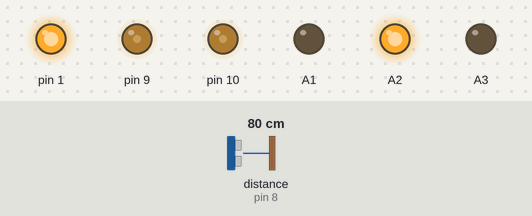
This sketch was run on a simulated Arduino Uno, built with avr-gcc and run on an emulated ATmega328P. Shown: output pins drawn as LEDs (lit = HIGH). Wiring (inferred from the names in the program): ultrasonic range finder: trigger pin 7; echo pin 8. Dashed ring = blinking. The test bench sets the inputs (shaded band); at power-on: distance to the obstacle (sensor on pin 8) 80 cm. The echo pulse lasts 58.3 µs per cm; pins used as bus, display or sensor lines are not drawn.

Above: at 1.2 s.
1.3 s: distance to the obstacle (sensor on pin 8) set to 6 cm
2.8 s: distance to the obstacle (sensor on pin 8) set to 3 cm
At 4.1 s:
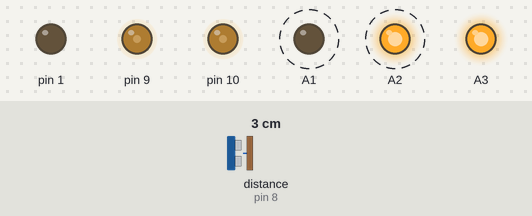
5.8 s: distance to the obstacle (sensor on pin 8) set to 9 cm
At 6.8 s:
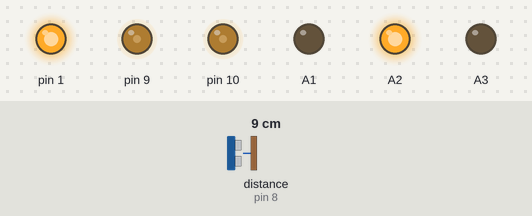
7.3 s: distance to the obstacle (sensor on pin 8) set to 2 cm
At 9.2 s:
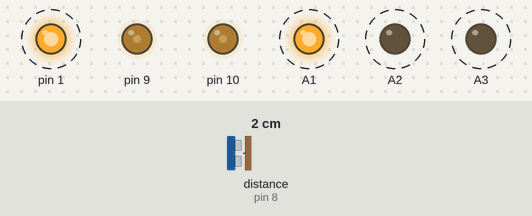
Timing chart, 0 to 11.3 s (numbered marks = the images above; inputs shaded):
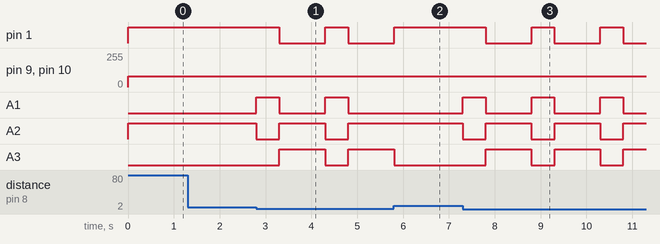

The sketch:

sketch.ino
```cpp
#define trig_pin 7
#define echo_pin 8

void setup()
{
	pinMode(A1, OUTPUT);
	pinMode(A2, OUTPUT);
	pinMode(A3, OUTPUT);
	pinMode(1, OUTPUT);
	pinMode(9, OUTPUT);
	pinMode(10, OUTPUT);

	pinMode(trig_pin, OUTPUT);
	pinMode(echo_pin, INPUT);

}

const int speed = 80;

void go_forward() {
	digitalWrite(A1, LOW);
	digitalWrite(A2, HIGH);
	digitalWrite(A3, LOW);
	digitalWrite(1, HIGH);
	/*
	analogWrite(9, 230);
	analogWrite(10, 217);
	*/
	analogWrite(9, speed);
	analogWrite(10, speed);
}

void go_backward() {
	digitalWrite(A1, HIGH);
	digitalWrite(A2, LOW);
	digitalWrite(A3, HIGH);
	digitalWrite(1, LOW);
	/*
	analogWrite(9, 230);
	analogWrite(10, 217);
	*/
	analogWrite(9, speed);
	analogWrite(10, speed);
}

void stop() {
	digitalWrite(A1, LOW);
	digitalWrite(A2, LOW);
	digitalWrite(A3, LOW);
	digitalWrite(1, LOW);
	analogWrite(9, 0);
	analogWrite(10, 0);
}

unsigned long get_distance() {
	digitalWrite(trig_pin, LOW);
	delayMicroseconds(2);
	digitalWrite(trig_pin, HIGH);
	delayMicroseconds(5);
	digitalWrite(trig_pin, LOW);

	unsigned long echo = pulseIn(echo_pin, HIGH);
	return (1.0 * echo / 58.138);
}

void turnLeft() {
	digitalWrite(A1, HIGH);
	digitalWrite(A2, LOW);
	digitalWrite(A3, LOW);
	digitalWrite(1, HIGH);
	analogWrite(9, speed);
	analogWrite(10, speed);
}

void turnRight() {
	digitalWrite(A1, LOW);
	digitalWrite(A2, HIGH);
	digitalWrite(A3, HIGH);
	digitalWrite(1, LOW);
	analogWrite(9, speed);
	analogWrite(10, speed);
}

void loop()
{
	unsigned long distance = get_distance();
	if (distance < 5) {
		stop();
		turnLeft();
		delay(500);
		stop();
		unsigned long leftDistance = get_distance();
		turnRight();
		delay(1000);
		stop();
		unsigned long rightDistance = get_distance();
		if (rightDistance < leftDistance) {
			turnLeft();
			delay(1000);
			stop();
		}
	} else {
		go_forward();
	}
}

// vim: ai cin
```

Measured:
- the behaviour switches between 5 and 4 cm on distance to the obstacle (sensor on pin 8) (found by bisection; images 0 and 1)
- after the input at 1.3 s, every drawn part: stays the same
- after the input at 2.8 s, pin 1: HIGH → LOW after 0.50 s, → HIGH 1.0 s later, → LOW 0.50 s later; A1: alternates HIGH for 0.50 s and LOW for 1.0 s, starting at once; A2: alternates HIGH for 1.0 s and LOW for 0.50 s, starting at once; A3: LOW → HIGH after 0.50 s, → LOW 1.0 s later, → HIGH 0.50 s later
- after the input at 5.8 s, pin 1: goes on until 5.8 s, then stays HIGH; A1: stays LOW (without the input it goes to HIGH after 0.01 s); A2: stays HIGH (without the input it goes to LOW after 0.00 s); A3: goes on until 5.8 s, then stays LOW
- after the input at 7.3 s, pin 1: alternates HIGH for 0.50 s and LOW for 1.0 s, starting after 0.50 s; A1: alternates HIGH for 0.50 s and LOW for 1.0 s, starting at once; A2: alternates HIGH for 1.0 s and LOW for 0.50 s, starting at once; A3: alternates HIGH for 1.0 s and LOW for 0.50 s, starting after 0.50 s
